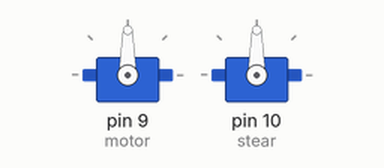
Bench run of a sketch on a simulated Arduino Uno, built with avr-gcc and run on an emulated ATmega328P. Shown: 2 × servo.

Above: at 0.1 s.
At 6.0 s:
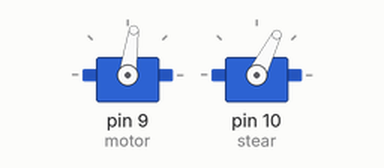
Timing chart, 0 to 9.5 s (numbered marks = the images above):
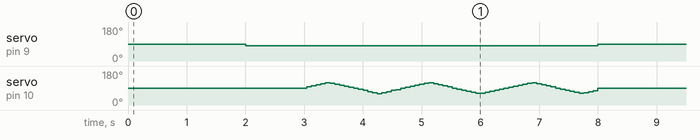

The sketch:

slalom.ino
```cpp
//start angled to the right about 30 degrees


#include <Servo.h>
Servo motor;
Servo stear;
unsigned long time=0;
int angle=0;
boolean angle_inc=1;

void setup()
{
  motor.attach(9);
  stear.attach(10);
}

void loop()
{
    time=millis();
    if (time<8000 && time>3000)
    {
      motor.write(82);
      stear.write(90+angle);
    }
    else if (time<3000 && time>2000)
    {
      motor.write(82);
      stear.write(90+angle);
    }
    else
    {
      motor.write(90);
      stear.write(90);
    }
    if (time%80==0 && time>3000)
    {
      if (angle_inc)
      {
        angle++;
        if (angle>29)
        {
          angle_inc=0;
        }
      }
      else
      {
        angle--;
        if (angle<-29)
        {
          angle_inc=1;
        }
      }
    }
}
```

Measured:
- by itself, servo on pin 9 (motor): 90° → 82° at 2.0 s, → 90° 6.0 s later
